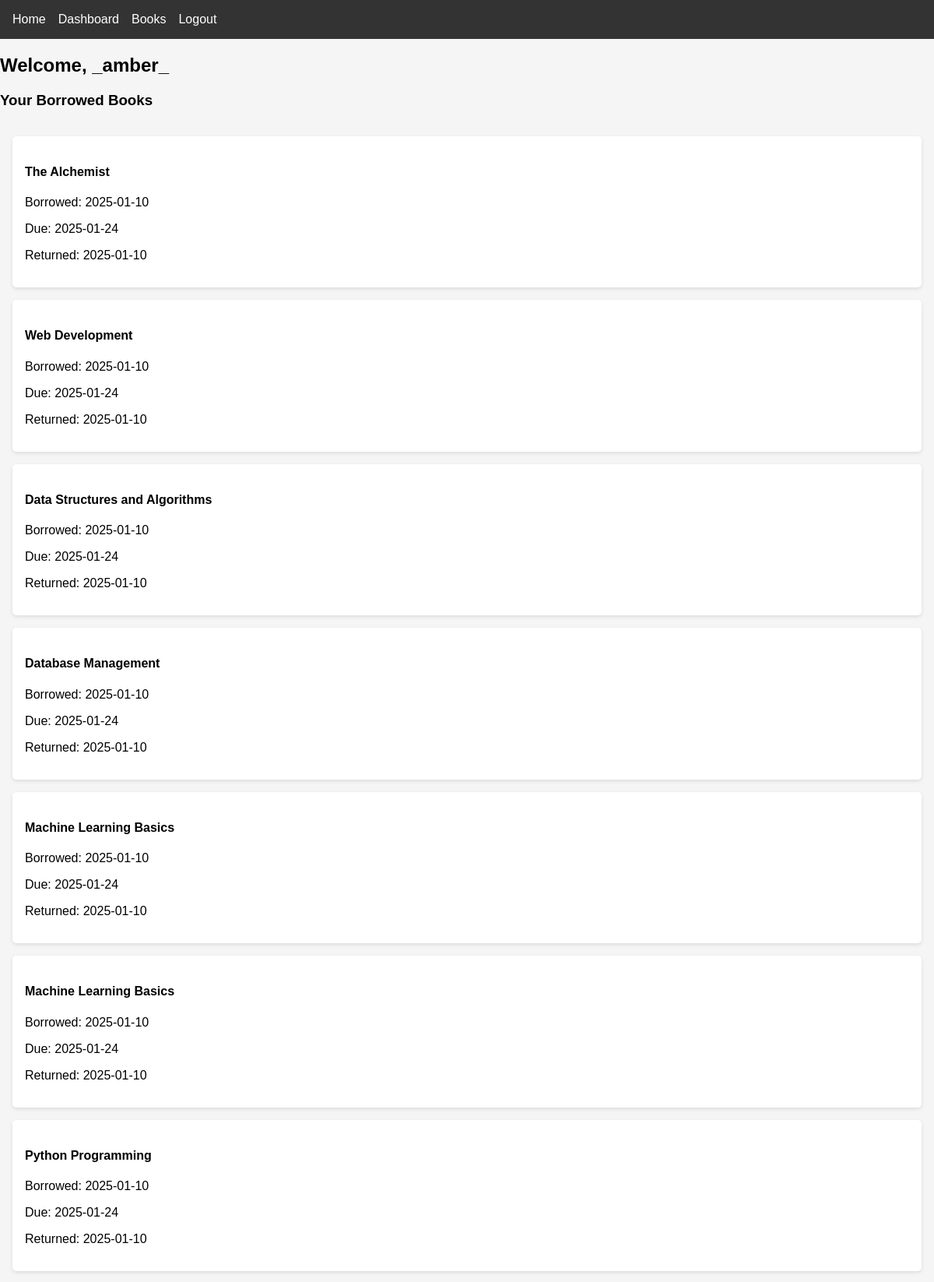
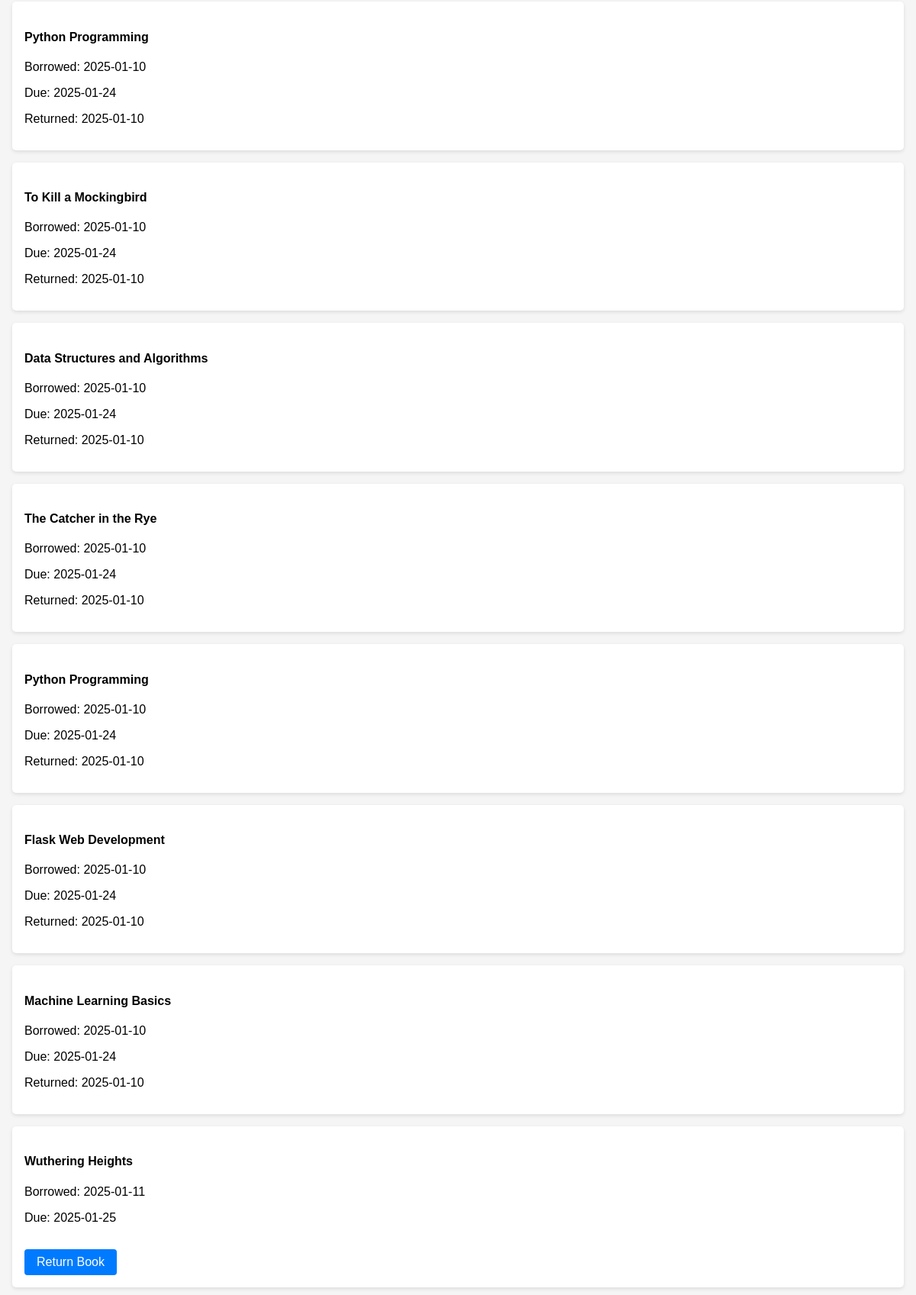
Page /dashboard (signed in, upper part) on the committed database (2 pictures, top to bottom).
### models.py (models this page shows)
class User(UserMixin, db.Model):
    id = db.Column(db.Integer, primary_key=True)
    username = db.Column(db.String(80), unique=True, nullable=False)
    email = db.Column(db.String(120), unique=True, nullable=False)
    password = db.Column(db.String(120), nullable=False)
    borrows = db.relationship('Borrow', backref='user', lazy=True)

class Borrow(db.Model):
    id = db.Column(db.Integer, primary_key=True)
    user_id = db.Column(db.Integer, db.ForeignKey('user.id'), nullable=False)
    book_id = db.Column(db.Integer, db.ForeignKey('book.id'), nullable=False)
    borrow_date = db.Column(db.DateTime, nullable=False, default=datetime.utcnow)
    return_date = db.Column(db.DateTime)
    due_date = db.Column(db.DateTime, nullable=False)

class Book(db.Model):
    id = db.Column(db.Integer, primary_key=True)
    title = db.Column(db.String(200), nullable=False)
    author = db.Column(db.String(100), nullable=False)
    isbn = db.Column(db.String(13), unique=True, nullable=False)
    quantity = db.Column(db.Integer, default=1)
    borrows = db.relationship('Borrow', backref='book', lazy=True)

### app.py (the view)
@app.route('/dashboard')
@login_required
def dashboard():
    user_borrows = Borrow.query.filter_by(user_id=current_user.id).all()
    return render_template('dashboard.html', borrows=user_borrows)

### app.py (called while the page is built)
@login_manager.user_loader
def load_user(user_id):
    return User.query.get(int(user_id))

### templates/dashboard.html
{% extends "base.html" %}
{% block content %}
<div class="dashboard">
    <h2>Welcome, {{ current_user.username }}</h2>
    <h3>Your Borrowed Books</h3>
    <div class="borrows-list">
        {% for borrow in borrows %}
        <div class="borrow-item">
            <h4>{{ borrow.book.title }}</h4>
            <p>Borrowed: {{ borrow.borrow_date.strftime('%Y-%m-%d') }}</p>
            <p>Due: {{ borrow.due_date.strftime('%Y-%m-%d') }}</p>
            {% if not borrow.return_date %}
            <a href="{{ url_for('return_book', borrow_id=borrow.id) }}" class="button">Return Book</a>
            {% else %}
            <p>Returned: {{ borrow.return_date.strftime('%Y-%m-%d') }}</p>
            {% endif %}
        </div>
        {% endfor %}
    </div>
</div>
{% endblock %}

### templates/base.html (shortened to what this page needs)
<!DOCTYPE html>
<html lang="en">
<head>
    <link rel="stylesheet" href="{{ url_for('static', filename='css/style.css') }}">
</head>
<body>
    <nav>
        <ul>
            <li><a href="{{ url_for('index') }}">Home</a></li>
            {% if current_user.is_authenticated %}
            <li><a href="{{ url_for('dashboard') }}">Dashboard</a></li>
            <li><a href="{{ url_for('books') }}">Books</a></li>
            <li><a href="{{ url_for('logout') }}">Logout</a></li>
            {% else %}
            <li><a href="{{ url_for('login') }}">Login</a></li>
            <li><a href="{{ url_for('register') }}">Register</a></li>
            {% endif %}
        </ul>
    </nav>
    {% block content %}{% endblock %}
</body>
</html>

### static/css/style.css (style rules this page uses)
body { font-family: Arial, sans-serif; margin: 0; padding: 0; background-color: #f5f5f5; }
nav { background-color: #333; padding: 1rem; }
nav ul { list-style: none; margin: 0; padding: 0; display: flex; gap: 1rem; }
nav a { color: white; text-decoration: none; }
.borrows-list { display: grid; gap: 1rem; padding: 1rem; }
.borrow-item { background-color: white; padding: 1rem; border-radius: 5px; box-shadow: 0 2px 5px rgba(0, 0, 0, 0.1); }
.button { display: inline-block; background-color: #007bff; color: white; text-decoration: none; padding: 0.5rem 1rem; border-radius: 3px; }
.button { display: inline-block; background-color: #007bff; color: white; text-decoration: none; padding: 0.5rem 1rem; border-radius: 4px; margin-top: 1rem; transition: background-color 0.2s; }

### rows in the picture
User: username "_amber_"
Borrow: book "The Alchemist", borrow_date "2025-01-10", due_date "2025-01-24", return_date "2025-01-10"
Borrow: book "Web Development", borrow_date "2025-01-10", due_date "2025-01-24", return_date "2025-01-10"
Borrow: book "Data Structures and Algorithms", borrow_date "2025-01-10", due_date "2025-01-24", return_date "2025-01-10"
Borrow: book "Database Management", borrow_date "2025-01-10", due_date "2025-01-24", return_date "2025-01-10"
Borrow: book "Machine Learning Basics", borrow_date "2025-01-10", due_date "2025-01-24", return_date "2025-01-10"
Borrow: book "Machine Learning Basics", borrow_date "2025-01-10", due_date "2025-01-24", return_date "2025-01-10"
Borrow: book "Python Programming", borrow_date "2025-01-10", due_date "2025-01-24", return_date "2025-01-10"
Borrow: book "Python Programming", borrow_date "2025-01-10", due_date "2025-01-24", return_date "2025-01-10"
Borrow: book "To Kill a Mockingbird", borrow_date "2025-01-10", due_date "2025-01-24", return_date "2025-01-10"
Borrow: book "Data Structures and Algorithms", borrow_date "2025-01-10", due_date "2025-01-24", return_date "2025-01-10"
Borrow: book "The Catcher in the Rye", borrow_date "2025-01-10", due_date "2025-01-24", return_date "2025-01-10"
Borrow: book "Python Programming", borrow_date "2025-01-10", due_date "2025-01-24", return_date "2025-01-10"
Borrow: book "Flask Web Development", borrow_date "2025-01-10", due_date "2025-01-24", return_date "2025-01-10"
Borrow: book "Machine Learning Basics", borrow_date "2025-01-10", due_date "2025-01-24", return_date "2025-01-10"
Borrow: book "Wuthering Heights", borrow_date "2025-01-11", due_date "2025-01-25"
